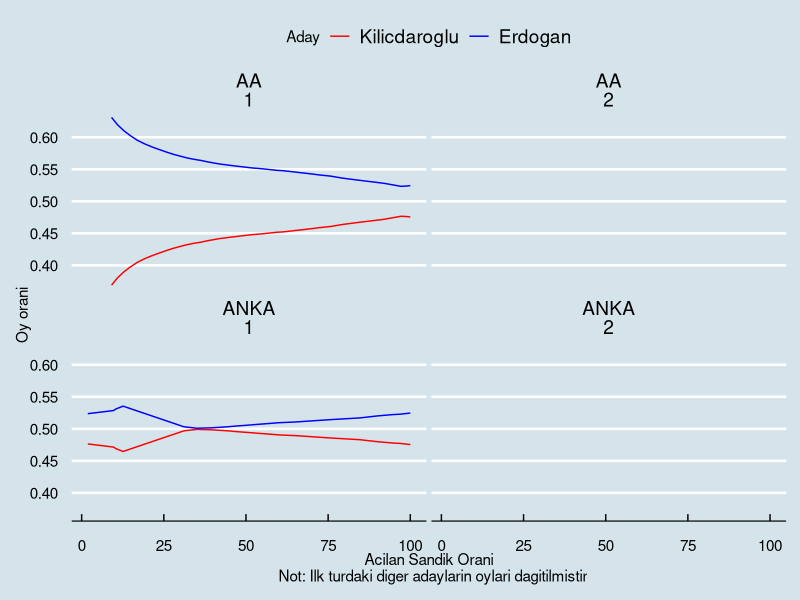
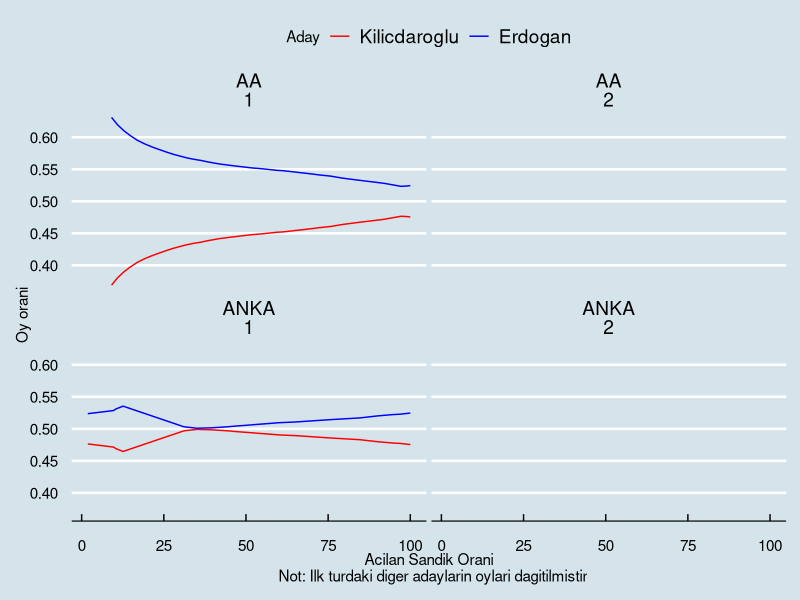

Here is the R script that generated these plots, in order:
## ---- chunk 1
library(ggplot2)
library(tidyverse)
library(ggthemes)
library(magrittr)
## ---- chunk 2
df <- read.csv("data/AA_vs_ANKA.csv")

df %<>% mutate(rte2 = RTE/(RTE+KK),
               kk2 = KK/(RTE+KK)) %>%
  select(-RTE, -KK)

df2 <- tibble::tribble(
  ~Ajans, ~Sandik, ~rte2, ~kk2, ~tur,
  "AA", 10, NA, NA, 2,
  "AA", 20, NA, NA, 2,
  "ANKA", 10, NA, NA, 2,
  "ANKA", 20, NA, NA, 2
)

df_new <- rbind(df, df2)


df_new %>% 
  ggplot(aes(x = Sandik)) +
  geom_line(aes(y = kk2, color = "kk2"), linetype = "solid") +
  geom_line(aes(y = rte2, color = "rte2"), linetype = "solid") +
  #geom_text(aes(y = rte2, label = rte2), hjust = -0.2, vjust = -0.5, color = "blue") +
  #geom_text(aes(y = kk2, label = kk2), hjust = -0.2, vjust = 1, color = "red") +
  facet_wrap(vars(Ajans, tur)) +
  labs(x = "Acilan Sandik Orani
  Not: Ilk turdaki diger adaylarin oylari dagitilmistir", y = "Oy orani", color = "Legend title") +
  scale_color_manual(values = c("kk2" = "red", "rte2" = "blue"),
                     labels = c("Kilicdaroglu", "Erdogan"),
                     name = "Aday") +
  theme(legend.position="bottom")  +
  theme_economist()

ggsave("live results/1.tur.jpg", dpi = 300)
